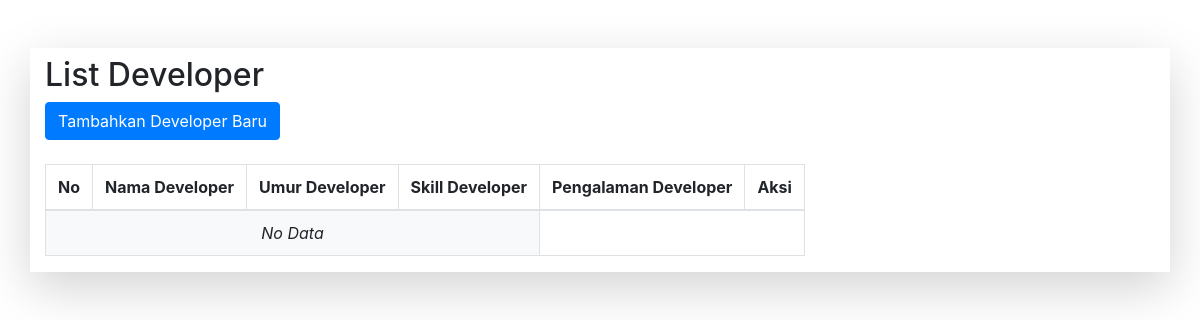
Before: / with the older database file.
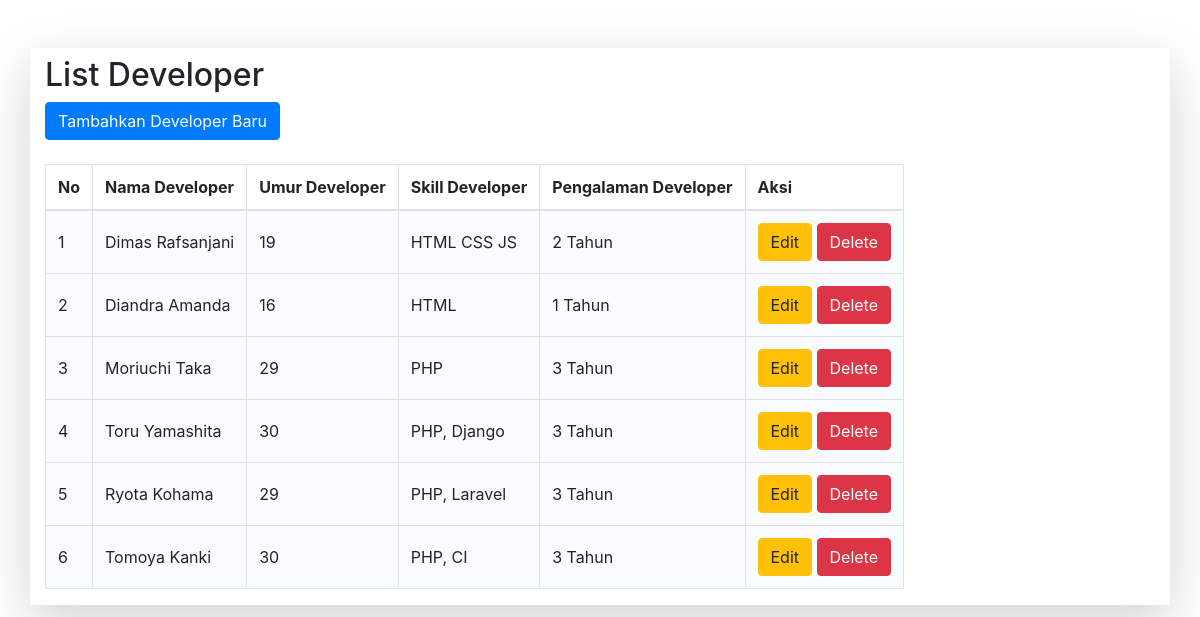
After: the same page with the newer database file.
### CrudDeveloper/models.py (models this page shows, shortened)
class Developer(models.Model):
    developerName = models.CharField(max_length=150, null=False)
    developerAge = models.CharField(max_length=200, null=False)
    developerSkill = models.CharField(max_length=150, null=False)
    developerExpYear = models.CharField(max_length=150, null=False)

### CrudDeveloper/views.py (the view)
# urls.py: path('', views.developerList.as_view(), name="listDeveloper"),
class developerList(ListView):
    model = Developer

### CrudDeveloper/templates/CrudDeveloper/developer_list.html (shortened to what this page needs)
{% block content %}
<link rel="stylesheet" href="https://stackpath.bootstrapcdn.com/bootstrap/4.1.3/css/bootstrap.min.css">
    <div class="container shadow-lg mt-5">
        <div class="row">
            <div class="col-md-12 col-xs-12">
                <div class="x_panel">
                    <div class="x_title mt-2">
                        <h2>List Developer</h2>
                        <a href="{% url 'createDeveloper' %}" class="btn btn-primary" role="button">Tambahkan Developer Baru</a><br><br>
                        <div class="x_content">
                            <div id="datatable_wrapper" class="dataTables_wrapper form-inline dt-bootstrap no-footer">
                                <div class="row">
                                    <div class="col-sm-12">
                                        <table id="datatable" class="table table-striped table-bordered dataTable no-footer" role="grid" aria-describedby="datatable_info">
                                            <thead>
                                                <tr role="row">
                                                    <th>No</th>
                                                    <th>Nama Developer</th>
                                                    <th>Umur Developer</th>
                                                    <th>Skill Developer</th>
                                                    <th>Pengalaman Developer</th>
                                                    <th>Aksi</th>
                                                </tr>
                                            </thead>
                                            <tbody>
                                                {% for developer in object_list %}
                                                    <tr style="background:#f8fcff">
                                                        <td class="align-middle">{{ forloop.counter }}</td>
                                                        <td class="align-middle" >{{ developer.developerName   }}</td>
                                                        <td class="align-middle">{{ developer.developerAge  }}</td>
                                                        <td class="align-middle">{{ developer.developerSkill  }}</td>
                                                        <td class="align-middle">{{ developer.developerExpYear }} Tahun</td>
                                                        <td>
                                                            <a href="{%  url 'updateDeveloper' developer.id %}" class="btn btn-warning">Edit</a>
                                                            <a href="{%  url 'deleteDeveloper' developer.id %}" class="btn btn-danger">Delete</a>
                                                        </td>
                                                  </tr>
                                                {% empty %}
                                                    <tr>
                                                        <td class="bg-light text-center font-italic" colspan="4">No Data</td>
                                                    </tr>
                                                {% endfor %}
                                            </tbody>
                                        </table>
                                    </div>
                                </div>
                            </div>
                        </div>
                    </div>
                </div>
            </div>
        </div>
    </div>
{% endblock %}

Changed rows visible on the page:
added Developer: developerName "Dimas Rafsanjani", developerAge "19", developerSkill "HTML CSS JS", developerExpYear "2"
added Developer: developerName "Diandra Amanda", developerAge "16", developerSkill "HTML", developerExpYear "1"
added Developer: developerName "Moriuchi Taka", developerAge "29", developerSkill "PHP", developerExpYear "3"
added Developer: developerName "Toru Yamashita", developerAge "30", developerSkill "PHP, Django", developerExpYear "3"
added Developer: developerName "Ryota Kohama", developerAge "29", developerSkill "PHP, Laravel", developerExpYear "3"
added Developer: developerName "Tomoya Kanki", developerAge "30", developerSkill "PHP, CI", developerExpYear "3"
Other visible differences:
text no longer shown: "No Data"
